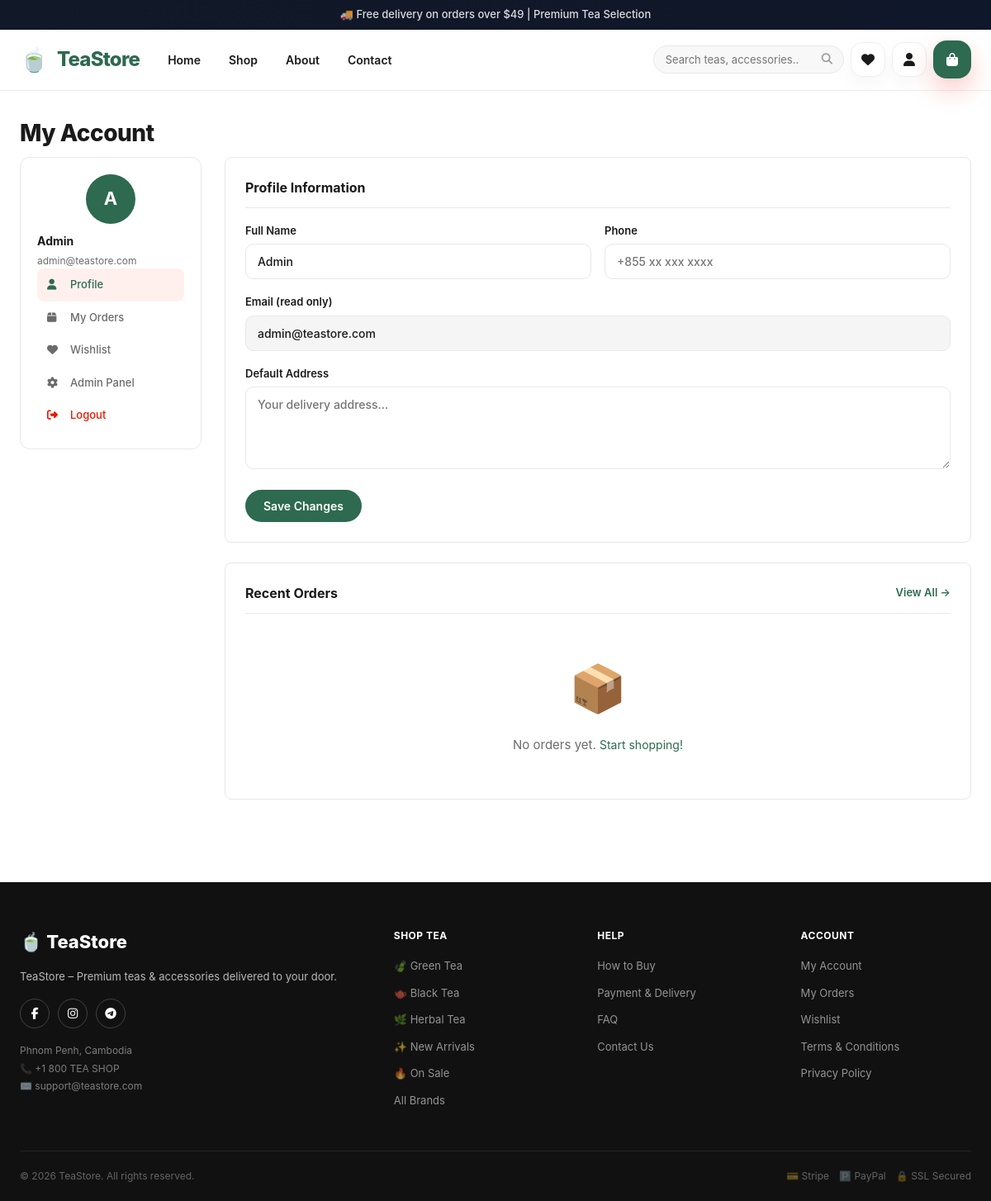
The app's page /pages/account.php (signed in) with its own data.
### tables this page shows
CREATE TABLE IF NOT EXISTS nav_menu_items (
    id INT AUTO_INCREMENT PRIMARY KEY,
    label VARCHAR(100) NOT NULL,
    url VARCHAR(255) NOT NULL,
    parent_id INT DEFAULT NULL,
    sort_order INT DEFAULT 0,
    is_active TINYINT(1) DEFAULT 1,
    FOREIGN KEY (parent_id) REFERENCES nav_menu_items(id) ON DELETE SET NULL
);

CREATE TABLE IF NOT EXISTS users (
    id INT AUTO_INCREMENT PRIMARY KEY,
    name VARCHAR(100) NOT NULL,
    email VARCHAR(150) UNIQUE NOT NULL,
    password VARCHAR(255) NOT NULL,
    phone VARCHAR(20),
    address TEXT,
    role ENUM('admin','customer') DEFAULT 'customer',
    created_at TIMESTAMP DEFAULT CURRENT_TIMESTAMP
);

### pages/account.php (the view, shortened to what the rows shown need)
<?php
require_once __DIR__ . '/../includes/config.php';
$user = $pdo->prepare("SELECT * FROM users WHERE id=?");
$user->execute([$_SESSION['user_id']]);
$user = $user->fetch();
require_once __DIR__ . '/../includes/header.php';
?>
<div class="container" style="padding-top:30px;padding-bottom:60px;">
    <h1 class="page-title">My Account</h1>
    <div class="account-layout">
        <aside class="account-sidebar">
            <div class="user-info">
                <div class="user-avatar"><?= strtoupper($user['name'][0]) ?></div>
                <strong style="font-size:14px;"><?= htmlspecialchars($user['name']) ?></strong>
                <div style="font-size:12px;color:var(--text-light);margin-top:4px;"><?= htmlspecialchars($user['email']) ?></div>
            </div>
        </aside>
        <div>
            <div style="background:var(--white);border:1px solid var(--border);border-radius:8px;padding:24px;margin-bottom:24px;">
                <h2 style="font-size:16px;font-weight:700;margin-bottom:18px;padding-bottom:12px;border-bottom:1px solid var(--border);">Profile Information</h2>
                <form method="POST">
                    <div class="form-row">
                        <div class="form-group">
                            <label>Full Name</label>
                            <input type="text" name="name" value="<?= htmlspecialchars($user['name']) ?>" required>
                        </div>
                    </div>
                    <div class="form-group">
                        <label>Email (read only)</label>
                        <input type="email" value="<?= htmlspecialchars($user['email']) ?>" readonly style="background:#f5f5f5;">
                    </div>
                </form>
            </div>
            <div style="background:var(--white);border:1px solid var(--border);border-radius:8px;padding:24px;">
                <div style="display:flex;justify-content:space-between;align-items:center;margin-bottom:18px;padding-bottom:12px;border-bottom:1px solid var(--border);">
                    <h2 style="font-size:16px;font-weight:700;">Recent Orders</h2>
                </div>
            </div>
        </div>
    </div>
</div>
<?php require_once __DIR__ . '/../includes/footer.php'; ?>

### includes/header.php (shortened to what the rows shown need)
<?php
$themeMode    = getSetting('theme_mode', 'light');
$navMenuItems = [];
try {
    $pdo->exec("CREATE TABLE IF NOT EXISTS nav_menu_items (
        id INT AUTO_INCREMENT PRIMARY KEY,
        label VARCHAR(200) NOT NULL,
        url VARCHAR(500) DEFAULT '#',
        icon VARCHAR(50) DEFAULT '',
        parent_id INT DEFAULT 0,
        sort_order INT DEFAULT 0,
        is_active TINYINT(1) DEFAULT 1,
        open_new_tab TINYINT(1) DEFAULT 0,
        created_at TIMESTAMP DEFAULT CURRENT_TIMESTAMP
    ) ENGINE=InnoDB DEFAULT CHARSET=utf8mb4");
    $navStmt = $pdo->query("SELECT * FROM nav_menu_items WHERE is_active=1 ORDER BY sort_order, id");
    $allNavItems = $navStmt->fetchAll();
    foreach ($allNavItems as $item) {
        if ((int)$item['parent_id'] === 0) {
            $item['children'] = [];
            $navMenuItems[] = $item;
        }
    }
} catch (Throwable $e) {}
$useDefaultNav = empty($navMenuItems);
?>
<?php
$assetCssVer = @filemtime(__DIR__ . '/../assets/css/style.css') ?: time();
?>
<!DOCTYPE html>
<html lang="en" data-theme="<?= $themeMode ?>">
<head>
    <link rel="stylesheet" href="<?= SITE_URL ?>/assets/css/style.css?v=<?= $assetCssVer ?>">
    <link rel="stylesheet" href="https://cdnjs.cloudflare.com/ajax/libs/font-awesome/6.5.0/css/all.min.css">
</head>
<body>
<header class="site-header" id="siteHeader">
    <div class="container header-inner">
        <nav class="main-nav">
            <ul>
                <?php if ($useDefaultNav): ?>
                <li><a href="<?= pretty_url('index.php') ?>"><i class="fas fa-home" style="margin-right:6px;"></i>Home</a></li>
                <li><a href="<?= pretty_url('pages/shop.php') ?>"><i class="fas fa-store" style="margin-right:6px;"></i>Shop</a></li>
                <li class="has-dropdown" style="position:relative;">
                    <a href="<?= pretty_url('pages/shop.php') ?>"><i class="fas fa-th-large" style="margin-right:6px;"></i>Categories <i class="fas fa-chevron-down" style="font-size:9px;margin-left:4px;"></i></a>
                    <ul class="nav-custom-dropdown">
                        <?php
                        try {
                            $cats = teastoreSafeQueryAll("SELECT * FROM categories WHERE is_active=1 ORDER BY sort_order, name LIMIT 12");
                            if (!empty($cats)) {
                                foreach ($cats as $cat): ?>
                                <li><a href="<?= pretty_url('pages/shop.php') ?>?category=<?= (int)$cat['id'] ?>"><?= htmlspecialchars($cat['name']) ?></a></li>
                                <?php endforeach;
                            } else { ?>
                                <li><a href="<?= pretty_url('pages/shop.php') ?>?tea=green">🍃 Green Tea</a></li>
                                <li><a href="<?= pretty_url('pages/shop.php') ?>?tea=black">🫖 Black Tea</a></li>
                                <li><a href="<?= pretty_url('pages/shop.php') ?>?tea=herbal">🌿 Herbal Tea</a></li>
                                <li><a href="<?= pretty_url('pages/shop.php') ?>?tea=oolong">🍂 Oolong Tea</a></li>
                                <li><a href="<?= pretty_url('pages/shop.php') ?>?cat=tea-accessories">🫙 Accessories</a></li>
                            <?php } } catch (\Exception $e) { ?>
                                <li><a href="<?= pretty_url('pages/shop.php') ?>">All Products</a></li>
                        <?php } ?>
                    </ul>
                </li>
                <li><a href="<?= pretty_url('pages/contact.php') ?>"><i class="fas fa-envelope" style="margin-right:6px;"></i>Contact Us</a></li>
                <?php else: ?>
                <?php foreach ($navMenuItems as $item):
                    $targetAttr = $item['open_new_tab'] ? ' target="_blank" rel="noopener"' : '';
                    $hasChildren = !empty($item['children']);
                ?>
                <li<?= $hasChildren ? ' class="has-dropdown" style="position:relative;"' : '' ?>>
                    <a href="<?= htmlspecialchars($item['url']) ?>"<?= $targetAttr ?>>
                        <?= htmlspecialchars($item['label']) ?>
                    </a>
                </li>
                <?php endforeach; ?>
                <?php endif; ?>
            </ul>
        </nav>
    </div>
</header>
<div class="page-wrapper">

### records on screen
nav_menu_items: label "Home"
nav_menu_items: label "Shop"
nav_menu_items: label "About"
nav_menu_items: label "Contact"
users: name "A", name "Admin", email "admin@teastore.com"

### other values on screen
$annoBar "🚚 Free delivery on orders over $49 | Premium Tea Selection"
$siteName "TeaStore"
$footerDesc "TeaStore – Premium teas & accessories delivered to your door."
$addr "Phnom Penh, Cambodia"
$phone "+1 800 TEA SHOP"
$email "support@teastore.com"
$footerCopyright "© 2026 TeaStore. All rights reserved."
